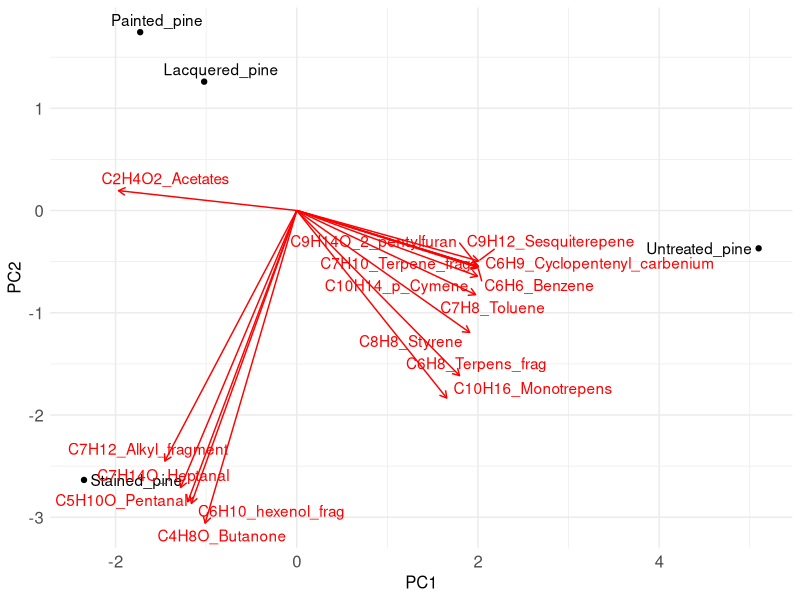

Here is the R script that generated this plot:

# Load Libraries
library(ggplot2)
library(reshape2)
install.packages("ggrepel")
library(ggrepel)


pca_scores <- data.frame(
  PC1 = c(1, 2, 3, 4),
  PC2 = c(4, 3, 2, 1)
)


rm(data) 

data <- data.frame(
  Sample = c("Lacquered_pine", "Stained_pine", "Painted_pine", "Untreated_pine"),
  
  C4H8O_Butanone = c(18.31923522, 554.0460831, 44.35414821, 5.982075425),
  C2H4O2_Acetates = c(133.8685411, 157.7260908, 165.5886617, 79.1275609),
  C6H6_Benzene = c(14.00425686, 22.16172088, 7.373436265, 351.7986485),
  C6H8_Terpens_frag = c(1911.720196, 2834.223056, 647.3072506, 5971.594731),
  C6H9_Cyclopentenyl_carbenium = c(95.36106748, 154.1794285, 32.87144994, 3165.064871),
  C6H10_hexenol_frag = c(490.8239552, 1337.094821, 275.5614211, 203.9406235),
  C5H10O_Pentanal = c(18.85740168, 79.0308639, 11.06155408, 2.225191457),
  C7H8_Toluene = c(155.0401178, 370.219307, 40.83984233, 2597.525851),
  C7H10_Terpene_frag = c(100.8189271, 174.9925001, 39.68340496, 3502.505917),
  C7H12_Alkyl_fragment = c(9.270378343, 32.60513013, 12.00510434, 1.862552145),
  C8H8_Styrene = c(1.618060549, 3.663968102, 1.197669213, 11.85448104),
  C7H14O_Heptanal = c(10.19633641, 69.75153936, 18.20099546, 1.030714621),
  C9H12_Sesquiterepene = c(7.65642904, 11.62410603, 2.797394129, 444.2913686),
  C10H14_p_Cymene = c(17.367172, 34.48663705, 5.243249607, 416.4229628),
  C10H16_Monotrepens = c(2097.0209, 2590.273584, 732.5861951, 4268.863068),
  C9H14O_2_pentylfuran = c(24.16924329, 40.31452121, 11.90334193, 755.490491)
)


# Set row names as the sample names
rownames(data) <- data$Sample

# Remove the "Sample" column
data <- data[, -1]

# Perform PCA
pca_result <- prcomp(data, scale = TRUE)

# Summary of PCA
summary(pca_result)

# Extract the coordinates of the scores (observations)
scores <- pca_result$x[, 1:2]

# Extract the coordinates of the loadings (variables)
loadings <- pca_result$rotation[, 1:2]

pca_scores <- as.data.frame(scores)
pca_loadings <- as.data.frame(loadings)


scaling_factor <- 7  # Adjust this value to increase or decrease the arrow length

ggplot() +
  geom_point(data = pca_scores, aes(PC1, PC2), color = "black") +
  geom_text_repel(
    data = pca_scores, 
    aes(PC1, PC2, label = rownames(pca_scores)), 
    color = "black",
    max.overlaps = 20  # Increase the max.overlaps value
  ) +
  geom_segment(
    data = pca_loadings, 
    aes(x = 0, y = 0, xend = scaling_factor * PC1, yend = scaling_factor * PC2), 
    arrow = arrow(length = unit(0.2, "cm")), 
    color = "red"
  ) +
  geom_text_repel(
    data = pca_loadings, 
    aes(scaling_factor * PC1, scaling_factor * PC2, label = rownames(pca_loadings)), 
    color = "red",
    max.overlaps = 20  # Increase the max.overlaps value
  ) +
  theme_minimal() +
  theme(
    text = element_text(size = 12),  # Adjust text size
    axis.title = element_text(size = 12),  # Adjust axis title size
    axis.text = element_text(size = 12)  # Adjust axis text size
  )









